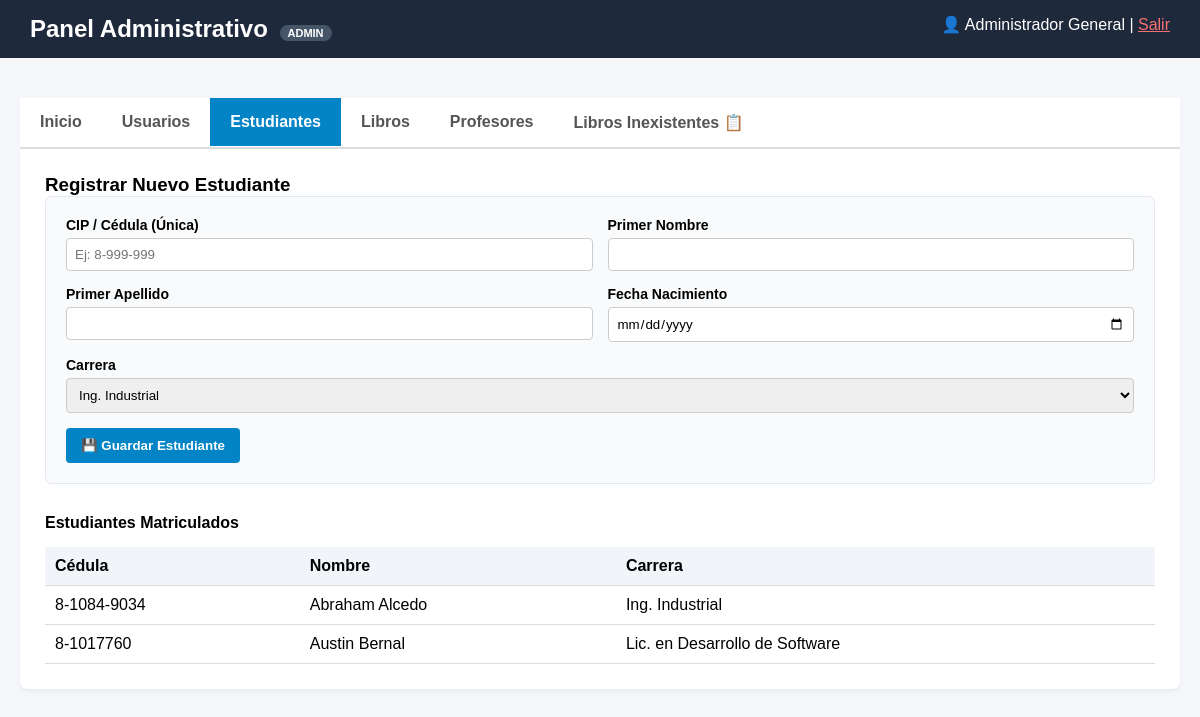
The app's page /index.php?seccion=estudiantes (signed in) with its own data.
### tables this page shows
CREATE TABLE IF NOT EXISTS `estudiantes` (
  `id` int NOT NULL AUTO_INCREMENT,
  `cip_identificacion` varchar(30) NOT NULL,
  `primer_nombre` varchar(50) NOT NULL,
  `segundo_nombre` varchar(50) DEFAULT NULL,
  `primer_apellido` varchar(50) NOT NULL,
  `segundo_apellido` varchar(50) DEFAULT NULL,
  `fecha_nacimiento` date NOT NULL,
  `carrera_id` int NOT NULL,
  `password` varchar(255) NOT NULL,
  PRIMARY KEY (`id`),
  UNIQUE KEY `cip_identificacion` (`cip_identificacion`),
  KEY `carrera_id` (`carrera_id`)
);

CREATE TABLE IF NOT EXISTS `carreras` (
  `id` int NOT NULL AUTO_INCREMENT,
  `nombre_carrera` varchar(100) NOT NULL,
  PRIMARY KEY (`id`),
  UNIQUE KEY `nombre_carrera` (`nombre_carrera`)
);

### cargador_automatico.php (called while the page is built, shortened)
<?php
spl_autoload_register(function ($clase) {
    $base_dir = __DIR__ . '/';
    $archivo = $base_dir . str_replace('\\', '/', $clase) . '.php';
});

### configuracion/BaseDatos.php (called while the page is built, shortened)
<?php
class BaseDatos {
    private static $instancia = null;
    private $host = '127.0.0.1';
    private $nombre_bd = 'biblioteca_db';
    private $usuario = 'root';
    private $contrasena = '';
    private function __construct() {
        try {
            $dsn = "mysql:host={$this->host};dbname={$this->nombre_bd};charset=utf8mb4";
            $opciones = [
                PDO::ATTR_ERRMODE            => PDO::ERRMODE_EXCEPTION,
                PDO::ATTR_DEFAULT_FETCH_MODE => PDO::FETCH_ASSOC,
                PDO::ATTR_EMULATE_PREPARES   => false,
            ];
            $this->conexion = new PDO($dsn, $this->usuario, $this->contrasena, $opciones);
        } catch (PDOException $e) {
            throw new PDOException("Error de Conexión: " . $e->getMessage());
        }
    }
    public static function obtenerInstancia() {
        if (self::$instancia === null) {
            self::$instancia = new self();
        }
        return self::$instancia->conexion;
    }
}

### modulos/Estudiantes/ControladorEstudiantes.php (called while the page is built, shortened)
<?php
class ControladorEstudiantes {
    private $bd;
    public function __construct() {
        $this->bd = BaseDatos::obtenerInstancia();
    }
    public function obtenerCarreras(): array {
        return $this->bd->query("SELECT * FROM carreras ORDER BY nombre_carrera ASC")->fetchAll();
    }
    public function consultar(string $buscar = ''): array {
        $termino = "%$buscar%";
        $sql = "SELECT e.*, c.nombre_carrera FROM estudiantes e
                JOIN carreras c ON e.carrera_id = c.id
                WHERE e.cip_identificacion LIKE :buscar1
                   OR e.primer_nombre LIKE :buscar2
                   OR e.primer_apellido LIKE :buscar3
                ORDER BY e.primer_apellido ASC";
        $stmt = $this->bd->prepare($sql);
        $stmt->execute([
            ':buscar1' => $termino,
            ':buscar2' => $termino,
            ':buscar3' => $termino
        ]);
        return $stmt->fetchAll();
    }
}

### index.php (the view, shortened to what this page needs)
<?php
require_once 'cargador_automatico.php';
$rol_usuario = $_SESSION['usuario_rol'] ?? 'bibliotecario';
$seccion = $_GET['seccion'] ?? 'inicio';
$controladorEstudiantes = new ControladorEstudiantes();
$controladorReservas = new ControladorReservas();
$fecha_desde = $_GET['fecha_desde'] ?? date('Y-m-d', strtotime('-30 days'));
$fecha_hasta = $_GET['fecha_hasta'] ?? date('Y-m-d');
$reporteReservas = [];
$estudiantesLista = $controladorEstudiantes->consultar('');
$solicitudes = $controladorReservas->obtenerSolicitudesAdquisicion();
?>
<!DOCTYPE html>
<html lang="es">
<head>
</head>
<body>
    <header class="menu-horizontal">
        <h2>Panel Administrativo <span class="rol-badge"><?php echo $rol_usuario; ?></span></h2>
        <div>👤 <?php echo $_SESSION['usuario_nombre']; ?> | <a href="index.php?seccion=salir" style="color:#f87171;">Salir</a></div>
    </header>
    <div class="contenedor-central">
        <ul class="tabs">
            <li class="<?php echo $seccion==='inicio'?'activo':''; ?>"><a href="index.php?seccion=inicio">Inicio</a></li>
            <?php if ($rol_usuario === 'admin'): ?>
                <li class="<?php echo $seccion==='usuarios'?'activo':''; ?>"><a href="index.php?seccion=usuarios">Usuarios</a></li>
                <li class="<?php echo $seccion==='estudiantes'?'activo':''; ?>"><a href="index.php?seccion=estudiantes">Estudiantes</a></li>
            <?php endif; ?>
            <li class="<?php echo $seccion==='libros'?'activo':''; ?>"><a href="index.php?seccion=libros">Libros</a></li>
            <?php if ($rol_usuario === 'admin'): ?>
                <li class="<?php echo $seccion==='profesores'?'activo':''; ?>"><a href="index.php?seccion=profesores">Profesores</a></li>
            <?php endif; ?>
            <li class="<?php echo $seccion==='libros_inexistentes'?'activo':''; ?>"><a href="index.php?seccion=libros_inexistentes">Libros Inexistentes 📋</a></li>
        </ul>
        <main class="modulo-contenido">
            <?php if($seccion === 'inicio'): ?>
                <div style="display: flex; gap: 25px; align-items: flex-start; flex-wrap: wrap;">
                    <div style="flex: 1; min-width: 300px;">
                        <h3 style="color: #0f172a; margin-bottom: 10px;">Bienvenido al Sistema, <?php echo $_SESSION['usuario_nombre']; ?></h3>
                        <p style="color: #64748b; line-height: 1.5;">Has iniciado sesión con el rol de <strong><?php echo strtoupper($rol_usuario); ?></strong>. Utiliza el menú superior para gestionar los módulos habilitados.</p>
                        <br>
                        <a href="index.php?seccion=libros_inexistentes" style="display: inline-block; padding: 10px 15px; background: #0f172a; color: white; text-decoration: none; border-radius: 6px; font-weight: bold; font-size: 14px;">
                            Ir a Gestionar Libros Inexistentes (<?php echo count($solicitudes); ?>)
                        </a>
                    </div>
                </div>
                <hr style="margin: 30px 0; border: 0; border-top: 1px solid #e2e8f0;">
                <div style="background: #f8fafc; padding: 20px; border-radius: 6px; border: 1px solid #e2e8f0;">
                    <h3 style="color: #0f172a; margin-bottom: 15px;">📊 Generador de Reportes de Reservas</h3>
                    <form method="GET" style="display: flex; gap: 15px; align-items: flex-end; background: none; border: none; padding: 0; margin-bottom: 20px;">
                        <input type="hidden" name="seccion" value="inicio">
                        <div class="campo">
                            <label>Desde:</label>
                            <input type="date" name="fecha_desde" value="<?php echo $fecha_desde; ?>" style="padding: 6px;">
                        </div>
                        <div class="campo">
                            <label>Hasta:</label>
                            <input type="date" name="fecha_hasta" value="<?php echo $fecha_hasta; ?>" style="padding: 6px;">
                        </div>
                        <button type="submit" name="buscar_reporte" style="background: #0f172a; padding: 8px 15px;">🔍 Filtrar en Pantalla</button>
                        <a href="modulos/Libros/ExportarReservasExcel.php?desde=<?php echo $fecha_desde; ?>&hasta=<?php echo $fecha_hasta; ?>"
                           style="background: #16a34a; color: white; padding: 8px 15px; text-decoration: none; border-radius: 4px; font-weight: bold; font-size: 14px;">
                           📥 Descargar Excel
                        </a>
                    </form>
                    <?php if (isset($_GET['buscar_reporte'])): ?>
                        <h4 style="margin-bottom: 10px; color: #334155;">Resultados del Período (<?php echo count($reporteReservas); ?> encontrados)</h4>
                        <table class="tabla">
                            <thead>
                                <tr>
                                    <th>ID</th>
                                    <th>Fecha Reserva</th>
                                    <th>Estudiante</th>
                                    <th>Cédula</th>
                                    <th>Libro</th>
                                    <th>Estado</th>
                                </tr>
                            </thead>
                            <tbody>
                                <?php if (empty($reporteReservas)): ?>
                                    <tr><td colspan="6" style="text-align:center; color:#64748b;">No hay reservas registradas en este rango de fechas.</td></tr>
                                <?php else: ?>
                                    <?php foreach ($reporteReservas as $rev): ?>
                                        <tr>
                                            <td>#<?php echo $rev['id']; ?></td>
                                            <td><?php echo $rev['fecha_reserva']; ?></td>
                                            <td><strong><?php echo htmlspecialchars($rev['primer_nombre'] . ' ' . $rev['primer_apellido']); ?></strong></td>
                                            <td style="font-family: monospace;"><?php echo htmlspecialchars($rev['cip_identificacion']); ?></td>
                                            <td><?php echo htmlspecialchars($rev['libro_titulo']); ?></td>
                                            <td>
                                                <span style="padding: 3px 8px; border-radius: 12px; font-size: 11px; font-weight: bold;
                                                    background: <?php echo $rev['estado'] === 'Prestado' ? '#fee2e2; color:#991b1b;' : '#dcfce7; color:#166534;'; ?>">
                                                    <?php echo $rev['estado']; ?>
                                                </span>
                                            </td>
                                        </tr>
                                    <?php endforeach; ?>
                                <?php endif; ?>
                            </tbody>
                        </table>
                    <?php endif; ?>
                </div>
            <?php elseif($seccion === 'estudiantes' && $rol_usuario === 'admin'): ?>
                <h3>Registrar Nuevo Estudiante</h3>
                <form method="POST">
                    <div class="grid-form">
                        <div class="campo"><label>CIP / Cédula (Única)</label><input type="text" name="cip" required placeholder="Ej: 8-999-999"></div>
                        <div class="campo"><label>Primer Nombre</label><input type="text" name="p_nombre" required></div>
                        <div class="campo"><label>Primer Apellido</label><input type="text" name="p_apellido" required></div>
                        <div class="campo"><label>Fecha Nacimiento</label><input type="date" name="f_nac" required></div>
                    </div>
                    <div class="campo" style="margin-bottom:15px;">
                        <label>Carrera</label>
                        <select name="carrera_id" required>
                            <?php foreach($controladorEstudiantes->obtenerCarreras() as $c): ?>
                                <option value="<?php echo $c['id']; ?>"><?php echo $c['nombre_carrera']; ?></option>
                            <?php endforeach; ?>
                        </select>
                    </div>
                    <button type="submit" name="crear_estudiante">💾 Guardar Estudiante</button>
                </form>
                <h4>Estudiantes Matriculados</h4>
                <table class="tabla">
                    <thead><tr><th>Cédula</th><th>Nombre</th><th>Carrera</th></tr></thead>
                    <tbody>
                        <?php foreach($estudiantesLista as $e): ?>
                            <tr><td><?php echo $e['cip_identificacion']; ?></td><td><?php echo $e['primer_nombre'].' '.$e['primer_apellido']; ?></td><td><?php echo $e['nombre_carrera']; ?></td></tr>
                        <?php endforeach; ?>
                    </tbody>
                </table>
            <?php endif; ?>
        </main>
    </div>
</body>
</html>

### index.php (style rules this page uses)
* { box-sizing: border-box; margin: 0; padding: 0; font-family: sans-serif; }
body { background: #f4f6f9; display: flex; flex-direction: column; min-height: 100vh; }
.menu-horizontal { background: #1e293b; color: white; padding: 15px 30px; display: flex; justify-content: space-between; }
.contenedor-central { max-width: 1200px; width: 100%; margin: 20px auto; padding: 20px; }
.tabs { display: flex; list-style: none; background: white; border-bottom: 2px solid #ddd; }
.tabs a { display: block; padding: 15px 20px; color: #555; text-decoration: none; font-weight: bold; }
.tabs .activo a { background: #0284c7; color: white; }
.modulo-contenido { background: white; padding: 25px; border-radius: 0 0 8px 8px; box-shadow: 0 2px 5px rgba(0,0,0,0.05); }
form { background: #f8fafc; padding: 20px; border: 1px solid #e2e8f0; border-radius: 6px; margin-bottom: 30px; }
.grid-form { display: grid; grid-template-columns: 1fr 1fr; gap: 15px; margin-bottom: 15px; }
.campo { display: flex; flex-direction: column; }
label { font-size: 14px; margin-bottom: 5px; font-weight: bold; }
input, select, textarea { padding: 8px; border: 1px solid #ccc; border-radius: 4px; }
button { padding: 10px 15px; background: #0284c7; color: white; border: none; border-radius: 4px; cursor: pointer; font-weight: bold; }
.tabla { width: 100%; border-collapse: collapse; margin-top: 15px; }
.tabla th, .tabla td { border-bottom: 1px solid #ddd; padding: 10px; text-align: left; }
.tabla th { background: #f1f5f9; }
.rol-badge { background: #475569; color: white; padding: 2px 8px; border-radius: 12px; font-size: 11px; text-transform: uppercase; margin-left: 5px; }

### records on screen
estudiantes: cip_identificacion "8-1084-9034", primer_nombre "Abraham", primer_apellido "Alcedo", carrera.nombre_carrera "Ing. Industrial"
estudiantes: cip_identificacion "8-1017760", primer_nombre "Austin", primer_apellido "Bernal", carrera.nombre_carrera "Lic. en Desarrollo de Software"

### other values on screen
$rol_usuario "ADMIN"
$_SESSION['usuario_nombre'] "Administrador General"
form field carrera_id "Ing. Industrial"
